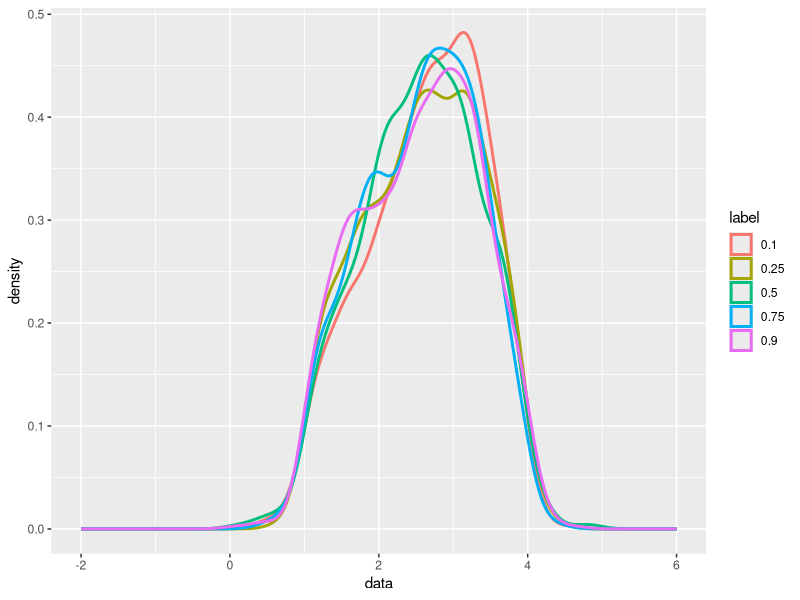
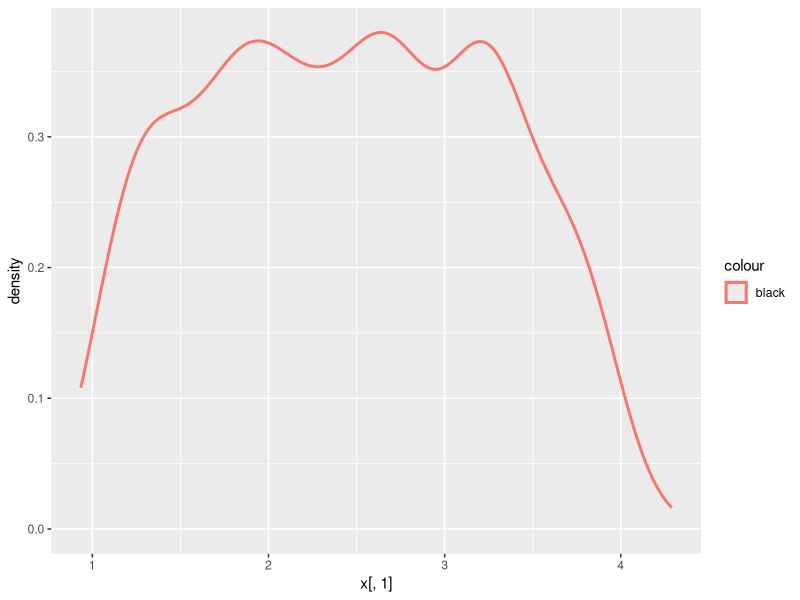

Write the R code that produced these figures, in order.
library(ggplot2);
library(sn);
library(truncnorm);

n <-1000;
p <-c(0.1, 0.25, 0.5, 0.75, 0.9);
np <-length(p);
mu <-2;
alpha <--2;
sigma <-2;
omega <-1;

delta <-1/sqrt(1+alpha^2*omega)*omega*alpha;
chi <-mu-sqrt(2/pi)*sigma*delta;

x <-matrix(rep(0, times = n*np), nrow = n, ncol = np);
for (i in 1:np) {
  for (j in 1:n) {
    if (runif(1, 0, 1) < p[i]) {
      x[j, i] <-rmsn(n = 1, xi = chi, Omega = omega, alpha = alpha);
    } else {
      x[j, i] <-rtruncnorm(1, a=1, b=4, mean = mu, sd = sigma);
    }
  }
}
out_prob <-rep(0, times = np);
for (i in 1:np) {
  out_prob[i] <-(length(which(x[,i] < 1))+length(which(x[,i] > 4))) / n;
}
x_vec <-vector();
x_lab <-vector();
lab <-strwrap(p);
for (i in 1:np) {
  x_vec <-c(x_vec, x[, i]);
  x_lab <-c(x_lab, lab[i]);
}
xd <-data.frame(data = x_vec, label = x_lab);
x <-data.frame(x); colnames(x) <-lab;
x11();
ggplot(xd, aes(x = data, color = label)) + geom_density(size = 1) + xlim(-2, 6);

x11();
ggplot(x, aes(x = x[,1], color = "black")) + geom_density(size = 1)
